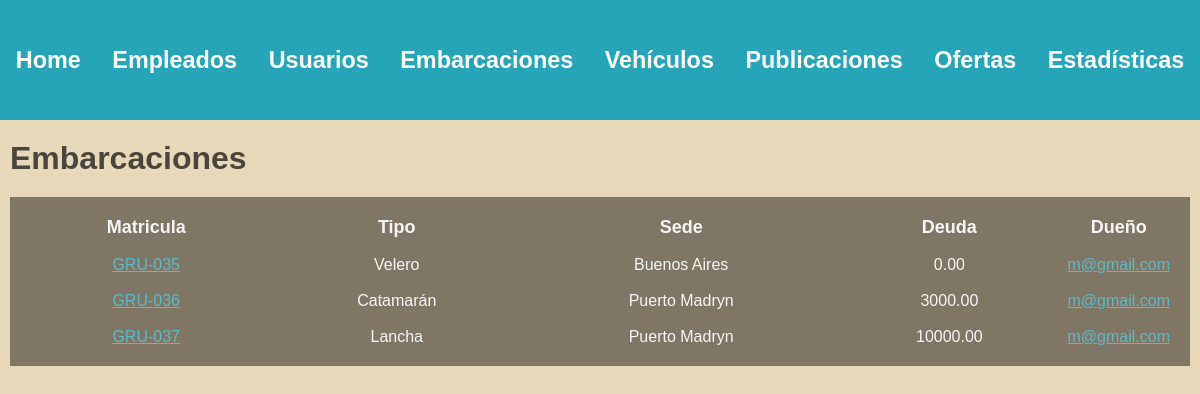
Page /administracion/embarcaciones/ (signed in) on the earlier database version.
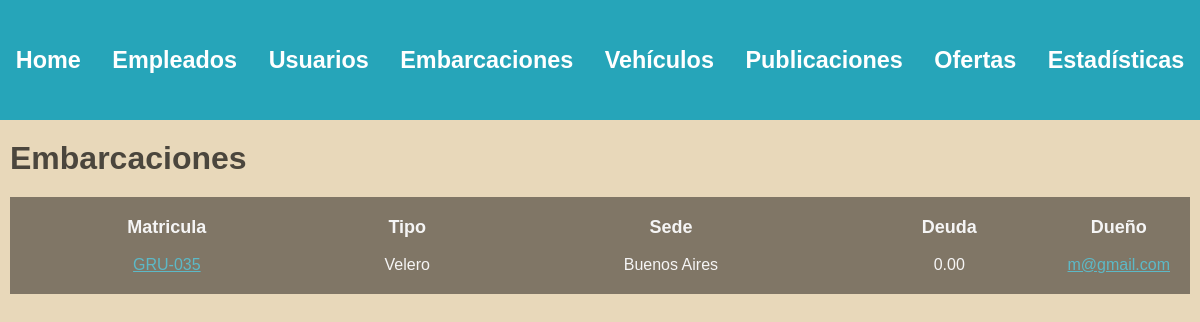
Same page on the later database version.
### embarcaciones/models.py (models this page shows)
class Embarcacion(models.Model):
    matricula = models.CharField(max_length=100, unique=True)
    modelo = models.CharField(max_length=100)
    tipo = models.ForeignKey(TipoEmbarcacion, on_delete=models.SET_NULL, null=True)
    m_eslora = models.DecimalField(max_digits=5, decimal_places=2)
    m_manga = models.DecimalField(max_digits=5, decimal_places=2)
    m_calado = models.DecimalField(max_digits=5, decimal_places=2)
    motor = models.BooleanField(default=False)
    deuda = models.DecimalField(max_digits=10, decimal_places=2, default=0)
    sede = models.ForeignKey(Sede, on_delete=models.SET_NULL, null=True)
    dueño = models.ForeignKey(Usuario, on_delete=models.CASCADE)

class TipoEmbarcacion(models.Model):
    clase= models.CharField(max_length=50, unique=True)

### empleados/models.py (models this page shows)
class Sede(models.Model):
    nombre = models.CharField(max_length=100, unique=True)

### usuarios/models.py (models this page shows, shortened)
class Usuario(AbstractBaseUser, PermissionsMixin):
    nombre = models.CharField(max_length=50)
    apellido = models.CharField(max_length=50)
    fecha_nacimiento = models.DateField()
    telefono = models.CharField(max_length=13)
    mail = models.EmailField(max_length=50, unique=True)
    password = models.CharField(max_length=128)
    is_staff= models.BooleanField(default=False)
    is_blocked= models.BooleanField(default=False)
    USERNAME_FIELD = 'mail'
    REQUIRED_FIELDS = ['nombre', 'apellido', 'fecha_nacimiento', 'telefono']

### administrador/views.py (the view)
# urls.py: path('', include('embarcaciones.urls')),
def embarcaciones(request):
    user = request.user
    if not user.is_superuser:
        return redirect('home')
    embarcaciones = Embarcacion.objects.exclude(matricula__startswith='*')
    return render(request, 'boats.html', {'embarcaciones' : embarcaciones})

### autenticacion/backend.py (called while the page is built)
    def get_user(self, user_id):
        UserModel = get_user_model()
        try:
            return UserModel.objects.get(pk=user_id)
        except UserModel.DoesNotExist:
            return None

### administrador/templates/boats.html (shortened to what this page needs)
{% extends 'layouts/navbar.html' %}
{% block content %}
<div class="header">
    <h1>Embarcaciones</h1>
</div>
{% if embarcaciones %}
    <table>
        <thead>
            <tr>
                <th>Matricula</th>
                <th>Tipo</th>
                <th>Sede</th>
                <th>Deuda</th>
                <th>Dueño</th>
            </tr>
        </thead>
        <tbody>
            {% for embarcacion in embarcaciones %}
                <tr>
                    <td>
                        <a href="{% url 'ver detalle embarcacion' embarcacion.id 0 %}"> {{embarcacion.matricula}} </a>
                    </td>
                    <td>{{embarcacion.tipo.clase}}</td>
                    <td>{{embarcacion.sede.nombre}}</td>
                    <td>{{embarcacion.deuda}}</td>
                    <td>
                        <a href="{% url 'ver perfil' embarcacion.dueño.id %}"> {{embarcacion.dueño}} </a>
                    </td>
                </tr>
            {% endfor %}
        </tbody>
    </table>
{% else %}
    <h3>No existen embarcaciones en la plataforma.</h3>
{% endif %}
{% endblock %}

### administrador/templates/layouts/navbar.html (shortened to what this page needs)
{% load static %}
<!DOCTYPE html>
<html lang="en">
<head>
    <link rel="stylesheet" href="{% static 'styles/main.css' %}">
</head>
<body>
    <div class="wrapper">
        <nav class="navbar">
            <ul>
                <li>
                    <a href="{% url 'home' %}">
                        <h3>Home</h3>
                    </a>
                </li>
                <li>
                    <a href="{% url 'lista empleados' %}">
                        <h3>Empleados</h3>
                    </a>
                </li>
                <li>
                    <a href="{% url 'lista usuarios' %}">
                        <h3>Usuarios</h3>
                    </a>
                </li>
                <li>
                    <a href="{% url 'lista embarcaciones' %}">
                        <h3>Embarcaciones</h3>
                    </a>
                </li>
                <li>
                    <a>
                        <h3>Vehículos</h3>
                    </a>
                </li>
                <li>
                    <a>
                        <h3>Publicaciones</h3>
                    </a>
                </li>
                <li>
                    <a>
                        <h3>Ofertas</h3>
                    </a>
                </li>
                <li>
                    <a>
                        <h3>Estadísticas</h3>
                    </a>
                </li>
            </ul>
        </nav>
    </div>
    <main class="container">
        {% block content %}
        {% endblock %}
    </main>
</body>
</html>

### administrador/static/styles/main.css (style rules this page uses)
:root { --azul1: #6785b4; --azul2: #26a5b9; --azul3: #a9cecf; --gris: #c4c4be8c; --arena: #c8baa0; }
body { background: #e8d8ba; color: rgb(255, 255, 255); font-family: arial; margin: 0; }
.wrapper { background: #26a5b9; }
.navbar { max-width: 1400px; height: 120px; background: #26a5b9; margin: 0 auto; display: flex; align-items: center; }
.navbar ul { display: flex; justify-content: space-between; margin-top: 0px; margin-bottom: 0px; padding: 0; width: 100%; }
.navbar ul li { list-style: none; text-align: center; flex-grow: 1; }
.navbar ul li a { color: white; font-size: 20px; text-decoration: none; }
.container { max-width: 1200px; margin: auto; padding: 20px 10px; }
.header { display: flex; justify-content: space-between; align-items: center; margin-bottom: 20px; }
.header h1 { color: #4b463d; margin: 0; }
table { width: 100%; background: #807666; color: whitesmoke; padding: 10px; margin-bottom: 2px; }
table thead th { font-size: 18px; }
table tbody td { font-size: 16px; }
table th, table td { padding: 8px; text-align: center; }
a:link, a:visited { color: #5cb9c7; font-size: 16px; }
td:nth-child(5), td:nth-child(6) { width: 100px; }

Differences in the rows shown:
removed Embarcacion: matricula "GRU-036", tipo.clase "Catamarán", sede.nombre "Puerto Madryn", deuda "3000.00", dueño "m@gmail.com"
removed Embarcacion: matricula "GRU-037", tipo.clase "Lancha", sede.nombre "Puerto Madryn", deuda "10000.00", dueño "m@gmail.com"
